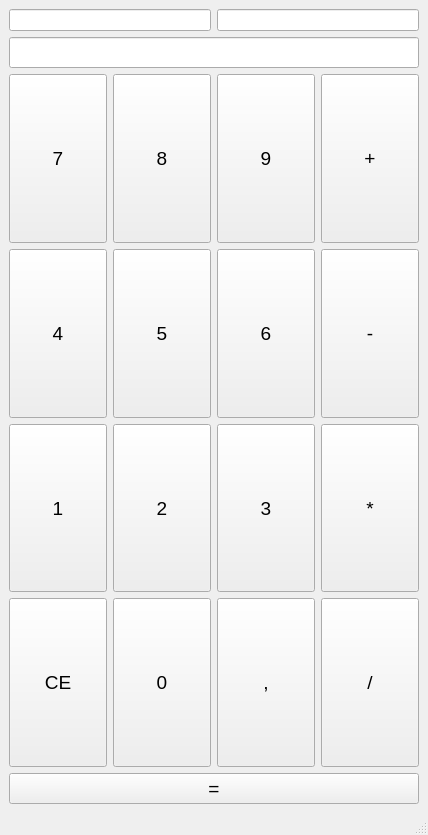
<?xml version="1.0" encoding="UTF-8"?>
<ui version="4.0">
 <class>MainWindow</class>
 <widget class="QMainWindow" name="MainWindow">
  <property name="geometry">
   <rect>
    <x>0</x>
    <y>0</y>
    <width>428</width>
    <height>835</height>
   </rect>
  </property>
  <property name="windowTitle">
   <string>MainWindow</string>
  </property>
  <widget class="QWidget" name="centralwidget">
   <layout class="QGridLayout" name="gridLayout_3">
    <item row="0" column="0">
     <layout class="QGridLayout" name="gridLayout_2">
      <item row="0" column="0">
       <layout class="QHBoxLayout" name="horizontalLayout">
        <property name="topMargin">
         <number>0</number>
        </property>
        <item>
         <widget class="QLineEdit" name="lineEdit_value1">
          <property name="enabled">
           <bool>true</bool>
          </property>
          <property name="sizePolicy">
           <sizepolicy hsizetype="Expanding" vsizetype="Maximum">
            <horstretch>0</horstretch>
            <verstretch>10</verstretch>
           </sizepolicy>
          </property>
         </widget>
        </item>
        <item>
         <widget class="QLineEdit" name="lineEdit_value2">
          <property name="enabled">
           <bool>true</bool>
          </property>
          <property name="sizePolicy">
           <sizepolicy hsizetype="Expanding" vsizetype="Maximum">
            <horstretch>0</horstretch>
            <verstretch>10</verstretch>
           </sizepolicy>
          </property>
         </widget>
        </item>
       </layout>
      </item>
      <item row="1" column="0">
       <widget class="QLineEdit" name="lineEdit_result">
        <property name="sizePolicy">
         <sizepolicy hsizetype="Expanding" vsizetype="Maximum">
          <horstretch>0</horstretch>
          <verstretch>25</verstretch>
         </sizepolicy>
        </property>
        <property name="font">
         <font>
          <pointsize>14</pointsize>
         </font>
        </property>
       </widget>
      </item>
      <item row="2" column="0">
       <layout class="QGridLayout" name="gridLayout">
        <item row="2" column="0">
         <widget class="QPushButton" name="pushButton_1">
          <property name="sizePolicy">
           <sizepolicy hsizetype="Minimum" vsizetype="Expanding">
            <horstretch>0</horstretch>
            <verstretch>0</verstretch>
           </sizepolicy>
          </property>
          <property name="font">
           <font>
            <pointsize>14</pointsize>
           </font>
          </property>
          <property name="text">
           <string>1</string>
          </property>
         </widget>
        </item>
        <item row="0" column="3">
         <widget class="QPushButton" name="pushButton_plus">
          <property name="sizePolicy">
           <sizepolicy hsizetype="Minimum" vsizetype="Expanding">
            <horstretch>0</horstretch>
            <verstretch>0</verstretch>
           </sizepolicy>
          </property>
          <property name="font">
           <font>
            <pointsize>14</pointsize>
           </font>
          </property>
          <property name="text">
           <string>+</string>
          </property>
         </widget>
        </item>
        <item row="3" column="2">
         <widget class="QPushButton" name="pushButton_point">
          <property name="sizePolicy">
           <sizepolicy hsizetype="Minimum" vsizetype="Expanding">
            <horstretch>0</horstretch>
            <verstretch>0</verstretch>
           </sizepolicy>
          </property>
          <property name="font">
           <font>
            <pointsize>14</pointsize>
           </font>
          </property>
          <property name="text">
           <string>,</string>
          </property>
         </widget>
        </item>
        <item row="2" column="3">
         <widget class="QPushButton" name="pushButton_star">
          <property name="sizePolicy">
           <sizepolicy hsizetype="Minimum" vsizetype="Expanding">
            <horstretch>0</horstretch>
            <verstretch>0</verstretch>
           </sizepolicy>
          </property>
          <property name="font">
           <font>
            <pointsize>14</pointsize>
           </font>
          </property>
          <property name="text">
           <string>*</string>
          </property>
         </widget>
        </item>
        <item row="1" column="1">
         <widget class="QPushButton" name="pushButton_5">
          <property name="sizePolicy">
           <sizepolicy hsizetype="Minimum" vsizetype="Expanding">
            <horstretch>0</horstretch>
            <verstretch>0</verstretch>
           </sizepolicy>
          </property>
          <property name="font">
           <font>
            <pointsize>14</pointsize>
           </font>
          </property>
          <property name="text">
           <string>5</string>
          </property>
         </widget>
        </item>
        <item row="1" column="3">
         <widget class="QPushButton" name="pushButton_minus">
          <property name="sizePolicy">
           <sizepolicy hsizetype="Minimum" vsizetype="Expanding">
            <horstretch>0</horstretch>
            <verstretch>0</verstretch>
           </sizepolicy>
          </property>
          <property name="font">
           <font>
            <pointsize>14</pointsize>
           </font>
          </property>
          <property name="text">
           <string>-</string>
          </property>
         </widget>
        </item>
        <item row="3" column="1">
         <widget class="QPushButton" name="pushButton0">
          <property name="sizePolicy">
           <sizepolicy hsizetype="Minimum" vsizetype="Expanding">
            <horstretch>0</horstretch>
            <verstretch>0</verstretch>
           </sizepolicy>
          </property>
          <property name="font">
           <font>
            <pointsize>14</pointsize>
           </font>
          </property>
          <property name="text">
           <string>0</string>
          </property>
         </widget>
        </item>
        <item row="0" column="2">
         <widget class="QPushButton" name="pushButton_9">
          <property name="sizePolicy">
           <sizepolicy hsizetype="Minimum" vsizetype="Expanding">
            <horstretch>0</horstretch>
            <verstretch>0</verstretch>
           </sizepolicy>
          </property>
          <property name="font">
           <font>
            <pointsize>14</pointsize>
           </font>
          </property>
          <property name="text">
           <string>9</string>
          </property>
         </widget>
        </item>
        <item row="3" column="3">
         <widget class="QPushButton" name="pushButton_division">
          <property name="sizePolicy">
           <sizepolicy hsizetype="Minimum" vsizetype="Expanding">
            <horstretch>0</horstretch>
            <verstretch>0</verstretch>
           </sizepolicy>
          </property>
          <property name="font">
           <font>
            <pointsize>14</pointsize>
           </font>
          </property>
          <property name="text">
           <string>/</string>
          </property>
         </widget>
        </item>
        <item row="1" column="0">
         <widget class="QPushButton" name="pushButton_4">
          <property name="sizePolicy">
           <sizepolicy hsizetype="Minimum" vsizetype="Expanding">
            <horstretch>0</horstretch>
            <verstretch>0</verstretch>
           </sizepolicy>
          </property>
          <property name="font">
           <font>
            <pointsize>14</pointsize>
           </font>
          </property>
          <property name="text">
           <string>4</string>
          </property>
         </widget>
        </item>
        <item row="2" column="1">
         <widget class="QPushButton" name="pushButton_2">
          <property name="sizePolicy">
           <sizepolicy hsizetype="Minimum" vsizetype="Expanding">
            <horstretch>0</horstretch>
            <verstretch>0</verstretch>
           </sizepolicy>
          </property>
          <property name="font">
           <font>
            <pointsize>14</pointsize>
           </font>
          </property>
          <property name="text">
           <string>2</string>
          </property>
         </widget>
        </item>
        <item row="0" column="0">
         <widget class="QPushButton" name="pushButton_7">
          <property name="sizePolicy">
           <sizepolicy hsizetype="Minimum" vsizetype="Expanding">
            <horstretch>0</horstretch>
            <verstretch>0</verstretch>
           </sizepolicy>
          </property>
          <property name="font">
           <font>
            <pointsize>14</pointsize>
           </font>
          </property>
          <property name="text">
           <string>7</string>
          </property>
         </widget>
        </item>
        <item row="3" column="0">
         <widget class="QPushButton" name="pushButton_CE">
          <property name="sizePolicy">
           <sizepolicy hsizetype="Minimum" vsizetype="Expanding">
            <horstretch>0</horstretch>
            <verstretch>0</verstretch>
           </sizepolicy>
          </property>
          <property name="font">
           <font>
            <pointsize>14</pointsize>
           </font>
          </property>
          <property name="text">
           <string>CE</string>
          </property>
         </widget>
        </item>
        <item row="1" column="2">
         <widget class="QPushButton" name="pushButton_6">
          <property name="sizePolicy">
           <sizepolicy hsizetype="Minimum" vsizetype="Expanding">
            <horstretch>0</horstretch>
            <verstretch>0</verstretch>
           </sizepolicy>
          </property>
          <property name="font">
           <font>
            <pointsize>14</pointsize>
           </font>
          </property>
          <property name="text">
           <string>6</string>
          </property>
         </widget>
        </item>
        <item row="2" column="2">
         <widget class="QPushButton" name="pushButton_3">
          <property name="sizePolicy">
           <sizepolicy hsizetype="Minimum" vsizetype="Expanding">
            <horstretch>0</horstretch>
            <verstretch>0</verstretch>
           </sizepolicy>
          </property>
          <property name="font">
           <font>
            <pointsize>14</pointsize>
           </font>
          </property>
          <property name="text">
           <string>3</string>
          </property>
         </widget>
        </item>
        <item row="0" column="1">
         <widget class="QPushButton" name="pushButton_8">
          <property name="sizePolicy">
           <sizepolicy hsizetype="Minimum" vsizetype="Expanding">
            <horstretch>0</horstretch>
            <verstretch>0</verstretch>
           </sizepolicy>
          </property>
          <property name="font">
           <font>
            <pointsize>14</pointsize>
           </font>
          </property>
          <property name="text">
           <string>8</string>
          </property>
         </widget>
        </item>
       </layout>
      </item>
      <item row="3" column="0">
       <widget class="QPushButton" name="pushButton_18">
        <property name="sizePolicy">
         <sizepolicy hsizetype="Minimum" vsizetype="Maximum">
          <horstretch>0</horstretch>
          <verstretch>15</verstretch>
         </sizepolicy>
        </property>
        <property name="font">
         <font>
          <pointsize>14</pointsize>
         </font>
        </property>
        <property name="text">
         <string>=</string>
        </property>
       </widget>
      </item>
     </layout>
    </item>
   </layout>
  </widget>
  <widget class="QMenuBar" name="menubar">
   <property name="geometry">
    <rect>
     <x>0</x>
     <y>0</y>
     <width>428</width>
     <height>22</height>
    </rect>
   </property>
  </widget>
  <widget class="QStatusBar" name="statusbar"/>
 </widget>
 <resources/>
 <connections>
  <connection>
   <sender>pushButton_7</sender>
   <signal>clicked()</signal>
   <receiver>MainWindow</receiver>
   <slot>add7()</slot>
   <hints>
    <hint type="sourcelabel">
     <x>61</x>
     <y>131</y>
    </hint>
    <hint type="destinationlabel">
     <x>64</x>
     <y>453</y>
    </hint>
   </hints>
  </connection>
  <connection>
   <sender>pushButton_4</sender>
   <signal>clicked()</signal>
   <receiver>MainWindow</receiver>
   <slot>add4()</slot>
   <hints>
    <hint type="sourcelabel">
     <x>39</x>
     <y>276</y>
    </hint>
    <hint type="destinationlabel">
     <x>34</x>
     <y>454</y>
    </hint>
   </hints>
  </connection>
  <connection>
   <sender>pushButton_1</sender>
   <signal>clicked()</signal>
   <receiver>MainWindow</receiver>
   <slot>add1()</slot>
   <hints>
    <hint type="sourcelabel">
     <x>28</x>
     <y>451</y>
    </hint>
    <hint type="destinationlabel">
     <x>25</x>
     <y>570</y>
    </hint>
   </hints>
  </connection>
  <connection>
   <sender>pushButton_CE</sender>
   <signal>clicked()</signal>
   <receiver>MainWindow</receiver>
   <slot>reset()</slot>
   <hints>
    <hint type="sourcelabel">
     <x>92</x>
     <y>626</y>
    </hint>
    <hint type="destinationlabel">
     <x>88</x>
     <y>566</y>
    </hint>
   </hints>
  </connection>
  <connection>
   <sender>pushButton_18</sender>
   <signal>clicked()</signal>
   <receiver>MainWindow</receiver>
   <slot>calculate()</slot>
   <hints>
    <hint type="sourcelabel">
     <x>42</x>
     <y>770</y>
    </hint>
    <hint type="destinationlabel">
     <x>46</x>
     <y>570</y>
    </hint>
   </hints>
  </connection>
  <connection>
   <sender>pushButton0</sender>
   <signal>clicked()</signal>
   <receiver>MainWindow</receiver>
   <slot>add0()</slot>
   <hints>
    <hint type="sourcelabel">
     <x>120</x>
     <y>626</y>
    </hint>
    <hint type="destinationlabel">
     <x>116</x>
     <y>686</y>
    </hint>
   </hints>
  </connection>
  <connection>
   <sender>pushButton_2</sender>
   <signal>clicked()</signal>
   <receiver>MainWindow</receiver>
   <slot>add2()</slot>
   <hints>
    <hint type="sourcelabel">
     <x>134</x>
     <y>492</y>
    </hint>
    <hint type="destinationlabel">
     <x>130</x>
     <y>685</y>
    </hint>
   </hints>
  </connection>
  <connection>
   <sender>pushButton_5</sender>
   <signal>clicked()</signal>
   <receiver>MainWindow</receiver>
   <slot>add5()</slot>
   <hints>
    <hint type="sourcelabel">
     <x>149</x>
     <y>322</y>
    </hint>
    <hint type="destinationlabel">
     <x>143</x>
     <y>687</y>
    </hint>
   </hints>
  </connection>
  <connection>
   <sender>pushButton_8</sender>
   <signal>clicked()</signal>
   <receiver>MainWindow</receiver>
   <slot>add8()</slot>
   <hints>
    <hint type="sourcelabel">
     <x>195</x>
     <y>219</y>
    </hint>
    <hint type="destinationlabel">
     <x>161</x>
     <y>688</y>
    </hint>
   </hints>
  </connection>
  <connection>
   <sender>pushButton_point</sender>
   <signal>clicked()</signal>
   <receiver>MainWindow</receiver>
   <slot>decimal_point()</slot>
   <hints>
    <hint type="sourcelabel">
     <x>222</x>
     <y>629</y>
    </hint>
    <hint type="destinationlabel">
     <x>219</x>
     <y>688</y>
    </hint>
   </hints>
  </connection>
  <connection>
   <sender>pushButton_3</sender>
   <signal>clicked()</signal>
   <receiver>MainWindow</receiver>
   <slot>add3()</slot>
   <hints>
    <hint type="sourcelabel">
     <x>232</x>
     <y>488</y>
    </hint>
    <hint type="destinationlabel">
     <x>235</x>
     <y>685</y>
    </hint>
   </hints>
  </connection>
  <connection>
   <sender>pushButton_6</sender>
   <signal>clicked()</signal>
   <receiver>MainWindow</receiver>
   <slot>add6()</slot>
   <hints>
    <hint type="sourcelabel">
     <x>253</x>
     <y>377</y>
    </hint>
    <hint type="destinationlabel">
     <x>253</x>
     <y>734</y>
    </hint>
   </hints>
  </connection>
  <connection>
   <sender>pushButton_9</sender>
   <signal>clicked()</signal>
   <receiver>MainWindow</receiver>
   <slot>add9()</slot>
   <hints>
    <hint type="sourcelabel">
     <x>290</x>
     <y>183</y>
    </hint>
    <hint type="destinationlabel">
     <x>280</x>
     <y>730</y>
    </hint>
   </hints>
  </connection>
  <connection>
   <sender>pushButton_division</sender>
   <signal>clicked()</signal>
   <receiver>MainWindow</receiver>
   <slot>division()</slot>
   <hints>
    <hint type="sourcelabel">
     <x>338</x>
     <y>625</y>
    </hint>
    <hint type="destinationlabel">
     <x>328</x>
     <y>730</y>
    </hint>
   </hints>
  </connection>
  <connection>
   <sender>pushButton_star</sender>
   <signal>clicked()</signal>
   <receiver>MainWindow</receiver>
   <slot>multiplication()</slot>
   <hints>
    <hint type="sourcelabel">
     <x>347</x>
     <y>520</y>
    </hint>
    <hint type="destinationlabel">
     <x>357</x>
     <y>733</y>
    </hint>
   </hints>
  </connection>
  <connection>
   <sender>pushButton_minus</sender>
   <signal>clicked()</signal>
   <receiver>MainWindow</receiver>
   <slot>substraction()</slot>
   <hints>
    <hint type="sourcelabel">
     <x>362</x>
     <y>392</y>
    </hint>
    <hint type="destinationlabel">
     <x>345</x>
     <y>809</y>
    </hint>
   </hints>
  </connection>
  <connection>
   <sender>pushButton_plus</sender>
   <signal>clicked()</signal>
   <receiver>MainWindow</receiver>
   <slot>addition()</slot>
   <hints>
    <hint type="sourcelabel">
     <x>376</x>
     <y>191</y>
    </hint>
    <hint type="destinationlabel">
     <x>384</x>
     <y>811</y>
    </hint>
   </hints>
  </connection>
 </connections>
 <slots>
  <slot>add0()</slot>
  <slot>add1()</slot>
  <slot>add2()</slot>
  <slot>add3()</slot>
  <slot>add4()</slot>
  <slot>add5()</slot>
  <slot>add6()</slot>
  <slot>add7()</slot>
  <slot>add8()</slot>
  <slot>add9()</slot>
  <slot>decimal_point()</slot>
  <slot>reset()</slot>
  <slot>calculate()</slot>
  <slot>addition()</slot>
  <slot>division()</slot>
  <slot>multiplication()</slot>
  <slot>substraction()</slot>
 </slots>
</ui>
